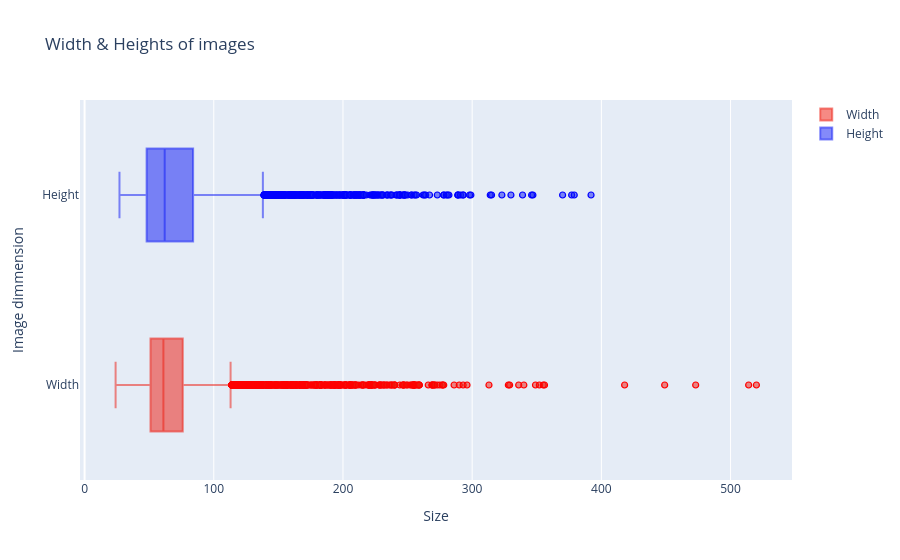

The cell this chart's notebook holds for it:
### Markdown cell above
Let's represent the distribution of the images sizes (width and height).

### Code cell
traceW = go.Box(
    x = honey_bee_df['w'],
    name="Width",
     marker=dict(
                color='rgba(238,23,11,0.5)',
                line=dict(
                    color='red',
                    width=1.2),
            ),
    orientation='h')
traceH = go.Box(
    x = honey_bee_df['h'],
    name="Height",
    marker=dict(
                color='rgba(11,23,245,0.5)',
                line=dict(
                    color='blue',
                    width=1.2),
            ),
    orientation='h')
data = [traceW, traceH]
layout = dict(title = 'Width & Heights of images',
          xaxis = dict(title = 'Size', showticklabels=True), 
          yaxis = dict(title = 'Image dimmension'),
          hovermode = 'closest',
         )
fig = dict(data=data, layout=layout)
iplot(fig, filename='width-height')

### Figure 1 — Plotly figure (JSON) as saved in the notebook; plotly's stock layout.template omitted (floating-point values rounded to 4 significant figures; data arrays with more than 128 entries replaced by an {"elided": "..."} marker saying what was removed)
{"data": [{"marker": {"color": "rgba(238,23,11,0.5)", "line": {"color": "red", "width": 1.2}}, "name": "Width", "orientation": "h", "type": "box", "x": {"elided": "5172 int values"}}, {"marker": {"color": "rgba(11,23,245,0.5)", "line": {"color": "blue", "width": 1.2}}, "name": "Height", "orientation": "h", "type": "box", "x": {"elided": "5172 int values"}}], "layout": {"hovermode": "closest", "title": {"text": "Width & Heights of images"}, "xaxis": {"showticklabels": true, "title": {"text": "Size"}}, "yaxis": {"title": {"text": "Image dimmension"}}}}
